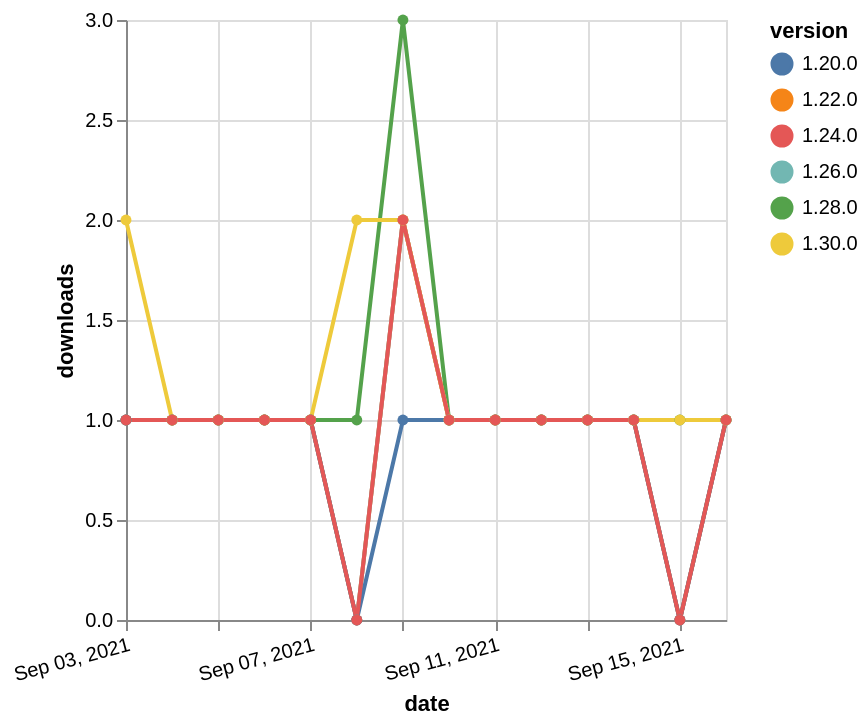

Express this chart as Vega-Lite.
### Vega-Lite specification from a JSON file in a GitHub repository (floating-point values rounded to 4 significant figures)
{"$schema": "https://vega.github.io/schema/vega-lite/v5.json", "description": "A simple bar chart with embedded data.", "data": {"values": [{"date": "2021-09-03", "total": 168, "delta": 1, "version": "1.22.0"}, {"date": "2021-09-04", "total": 169, "delta": 1, "version": "1.22.0"}, {"date": "2021-09-05", "total": 170, "delta": 1, "version": "1.22.0"}, {"date": "2021-09-06", "total": 171, "delta": 1, "version": "1.22.0"}, {"date": "2021-09-07", "total": 172, "delta": 1, "version": "1.22.0"}, {"date": "2021-09-08", "total": 172, "delta": 0, "version": "1.22.0"}, {"date": "2021-09-09", "total": 174, "delta": 2, "version": "1.22.0"}, {"date": "2021-09-10", "total": 175, "delta": 1, "version": "1.22.0"}, {"date": "2021-09-11", "total": 176, "delta": 1, "version": "1.22.0"}, {"date": "2021-09-12", "total": 177, "delta": 1, "version": "1.22.0"}, {"date": "2021-09-13", "total": 178, "delta": 1, "version": "1.22.0"}, {"date": "2021-09-14", "total": 179, "delta": 1, "version": "1.22.0"}, {"date": "2021-09-15", "total": 179, "delta": 0, "version": "1.22.0"}, {"date": "2021-09-16", "total": 180, "delta": 1, "version": "1.22.0"}, {"date": "2021-09-03", "total": 168, "delta": 1, "version": "1.28.0"}, {"date": "2021-09-04", "total": 169, "delta": 1, "version": "1.28.0"}, {"date": "2021-09-05", "total": 170, "delta": 1, "version": "1.28.0"}, {"date": "2021-09-06", "total": 171, "delta": 1, "version": "1.28.0"}, {"date": "2021-09-07", "total": 172, "delta": 1, "version": "1.28.0"}, {"date": "2021-09-08", "total": 173, "delta": 1, "version": "1.28.0"}, {"date": "2021-09-09", "total": 176, "delta": 3, "version": "1.28.0"}, {"date": "2021-09-10", "total": 177, "delta": 1, "version": "1.28.0"}, {"date": "2021-09-11", "total": 178, "delta": 1, "version": "1.28.0"}, {"date": "2021-09-12", "total": 179, "delta": 1, "version": "1.28.0"}, {"date": "2021-09-13", "total": 180, "delta": 1, "version": "1.28.0"}, {"date": "2021-09-14", "total": 181, "delta": 1, "version": "1.28.0"}, {"date": "2021-09-15", "total": 182, "delta": 1, "version": "1.28.0"}, {"date": "2021-09-16", "total": 183, "delta": 1, "version": "1.28.0"}, {"date": "2021-09-03", "total": 141, "delta": 1, "version": "1.26.0"}, {"date": "2021-09-04", "total": 142, "delta": 1, "version": "1.26.0"}, {"date": "2021-09-05", "total": 143, "delta": 1, "version": "1.26.0"}, {"date": "2021-09-06", "total": 144, "delta": 1, "version": "1.26.0"}, {"date": "2021-09-07", "total": 145, "delta": 1, "version": "1.26.0"}, {"date": "2021-09-08", "total": 145, "delta": 0, "version": "1.26.0"}, {"date": "2021-09-09", "total": 147, "delta": 2, "version": "1.26.0"}, {"date": "2021-09-10", "total": 148, "delta": 1, "version": "1.26.0"}, {"date": "2021-09-11", "total": 149, "delta": 1, "version": "1.26.0"}, {"date": "2021-09-12", "total": 150, "delta": 1, "version": "1.26.0"}, {"date": "2021-09-13", "total": 151, "delta": 1, "version": "1.26.0"}, {"date": "2021-09-14", "total": 152, "delta": 1, "version": "1.26.0"}, {"date": "2021-09-15", "total": 152, "delta": 0, "version": "1.26.0"}, {"date": "2021-09-16", "total": 153, "delta": 1, "version": "1.26.0"}, {"date": "2021-09-03", "total": 220, "delta": 1, "version": "1.20.0"}, {"date": "2021-09-04", "total": 221, "delta": 1, "version": "1.20.0"}, {"date": "2021-09-05", "total": 222, "delta": 1, "version": "1.20.0"}, {"date": "2021-09-06", "total": 223, "delta": 1, "version": "1.20.0"}, {"date": "2021-09-07", "total": 224, "delta": 1, "version": "1.20.0"}, {"date": "2021-09-08", "total": 224, "delta": 0, "version": "1.20.0"}, {"date": "2021-09-09", "total": 225, "delta": 1, "version": "1.20.0"}, {"date": "2021-09-10", "total": 226, "delta": 1, "version": "1.20.0"}, {"date": "2021-09-11", "total": 227, "delta": 1, "version": "1.20.0"}, {"date": "2021-09-12", "total": 228, "delta": 1, "version": "1.20.0"}, {"date": "2021-09-13", "total": 229, "delta": 1, "version": "1.20.0"}, {"date": "2021-09-14", "total": 230, "delta": 1, "version": "1.20.0"}, {"date": "2021-09-15", "total": 230, "delta": 0, "version": "1.20.0"}, {"date": "2021-09-16", "total": 231, "delta": 1, "version": "1.20.0"}, {"date": "2021-09-03", "total": 113, "delta": 2, "version": "1.30.0"}, {"date": "2021-09-04", "total": 114, "delta": 1, "version": "1.30.0"}, {"date": "2021-09-05", "total": 115, "delta": 1, "version": "1.30.0"}, {"date": "2021-09-06", "total": 116, "delta": 1, "version": "1.30.0"}, {"date": "2021-09-07", "total": 117, "delta": 1, "version": "1.30.0"}, {"date": "2021-09-08", "total": 119, "delta": 2, "version": "1.30.0"}, {"date": "2021-09-09", "total": 121, "delta": 2, "version": "1.30.0"}, {"date": "2021-09-10", "total": 122, "delta": 1, "version": "1.30.0"}, {"date": "2021-09-11", "total": 123, "delta": 1, "version": "1.30.0"}, {"date": "2021-09-12", "total": 124, "delta": 1, "version": "1.30.0"}, {"date": "2021-09-13", "total": 125, "delta": 1, "version": "1.30.0"}, {"date": "2021-09-14", "total": 126, "delta": 1, "version": "1.30.0"}, {"date": "2021-09-15", "total": 127, "delta": 1, "version": "1.30.0"}, {"date": "2021-09-16", "total": 128, "delta": 1, "version": "1.30.0"}, {"date": "2021-09-03", "total": 162, "delta": 1, "version": "1.24.0"}, {"date": "2021-09-04", "total": 163, "delta": 1, "version": "1.24.0"}, {"date": "2021-09-05", "total": 164, "delta": 1, "version": "1.24.0"}, {"date": "2021-09-06", "total": 165, "delta": 1, "version": "1.24.0"}, {"date": "2021-09-07", "total": 166, "delta": 1, "version": "1.24.0"}, {"date": "2021-09-08", "total": 166, "delta": 0, "version": "1.24.0"}, {"date": "2021-09-09", "total": 168, "delta": 2, "version": "1.24.0"}, {"date": "2021-09-10", "total": 169, "delta": 1, "version": "1.24.0"}, {"date": "2021-09-11", "total": 170, "delta": 1, "version": "1.24.0"}, {"date": "2021-09-12", "total": 171, "delta": 1, "version": "1.24.0"}, {"date": "2021-09-13", "total": 172, "delta": 1, "version": "1.24.0"}, {"date": "2021-09-14", "total": 173, "delta": 1, "version": "1.24.0"}, {"date": "2021-09-15", "total": 173, "delta": 0, "version": "1.24.0"}, {"date": "2021-09-16", "total": 174, "delta": 1, "version": "1.24.0"}]}, "width": "container", "mark": {"type": "line", "point": {"filled": true}}, "encoding": {"x": {"field": "date", "type": "temporal", "timeUnit": "yearmonthdate", "title": "date", "axis": {"labelAngle": -15}}, "y": {"field": "delta", "type": "quantitative", "title": "downloads"}, "color": {"field": "version", "type": "nominal"}, "tooltip": {"field": "delta"}}}
